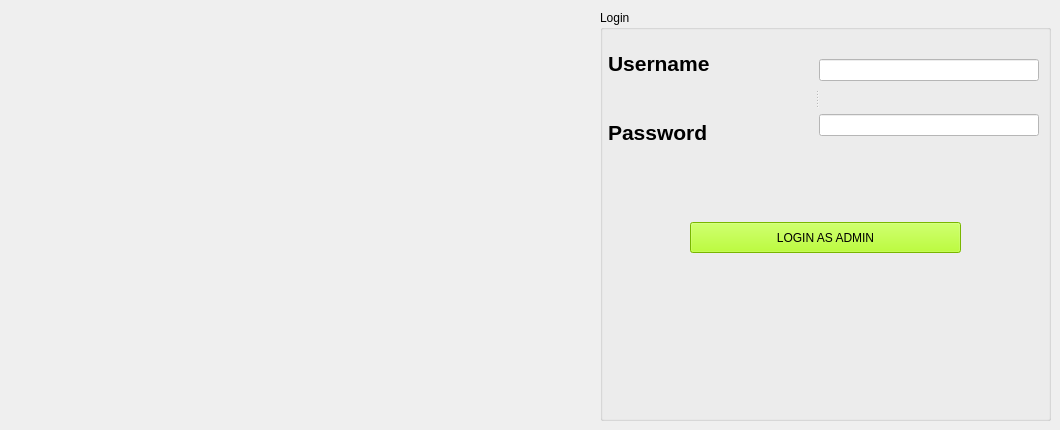
    <widget class="QWidget" name="page">
     <widget class="QGroupBox" name="groupBox">
      <property name="geometry">
       <rect>
        <x>600</x>
        <y>10</y>
        <width>451</width>
        <height>411</height>
       </rect>
      </property>
      <property name="title">
       <string>Login</string>
      </property>
      <widget class="QPushButton" name="pushButton_9">
       <property name="geometry">
        <rect>
         <x>90</x>
         <y>212</y>
         <width>271</width>
         <height>31</height>
        </rect>
       </property>
       <property name="styleSheet">
        <string notr="true">background-color: rgb(170, 255, 0);</string>
       </property>
       <property name="text">
        <string>LOGIN AS ADMIN</string>
       </property>
      </widget>
      <widget class="QSplitter" name="splitter_10">
       <property name="geometry">
        <rect>
         <x>8</x>
         <y>22</y>
         <width>431</width>
         <height>131</height>
        </rect>
       </property>
       <property name="orientation">
        <enum>Qt::Horizontal</enum>
       </property>
       <widget class="QWidget" name="layoutWidget">
        <layout class="QVBoxLayout" name="verticalLayout_7">
         <item>
          <widget class="QLabel" name="label_24">
           <property name="font">
            <font>
             <pointsize>16</pointsize>
             <weight>75</weight>
             <bold>true</bold>
            </font>
           </property>
           <property name="text">
            <string>Username</string>
           </property>
          </widget>
         </item>
         <item>
          <widget class="QLabel" name="label_25">
           <property name="font">
            <font>
             <pointsize>16</pointsize>
             <weight>75</weight>
             <bold>true</bold>
            </font>
           </property>
           <property name="text">
            <string>Password</string>
           </property>
          </widget>
         </item>
        </layout>
       </widget>
       <widget class="QWidget" name="layoutWidget">
        <layout class="QVBoxLayout" name="verticalLayout_16">
         <item>
          <widget class="QLineEdit" name="lineEdit_2">
           <property name="styleSheet">
            <string notr="true">background-color: rgb(255, 255, 255);
</string>
           </property>
          </widget>
         </item>
         <item>
          <widget class="QLineEdit" name="lineEdit">
           <property name="styleSheet">
            <string notr="true">background-color: rgb(255, 255, 255);</string>
           </property>
          </widget>
         </item>
        </layout>
       </widget>
      </widget>
     </widget>
     <widget class="QLabel" name="label_pic">
      <property name="geometry">
       <rect>
        <x>20</x>
        <y>10</y>
        <width>561</width>
        <height>411</height>
       </rect>
      </property>
      <property name="text">
       <string/>
      </property>
     </widget>
    </widget>
